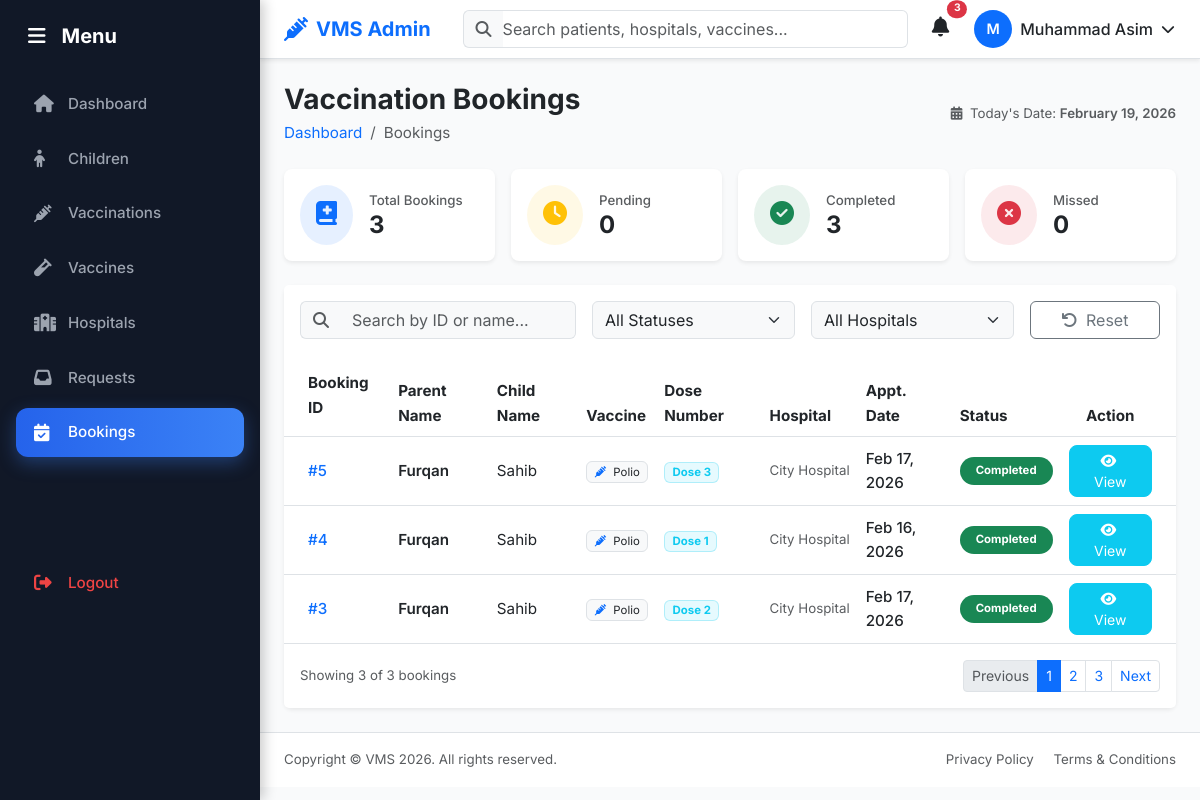
/admin/bookings/booking_details.php (signed in), run on the app's committed database.
### tables this page shows
CREATE TABLE `vaccination_schedule` (
  `id` int(11) NOT NULL,
  `child_id` int(11) NOT NULL,
  `vaccine_id` int(11) NOT NULL,
  `hospital_id` int(11) DEFAULT NULL,
  `scheduled_date` datetime NOT NULL,
  `dose_number` int(11) NOT NULL,
  `status` enum('pending','vaccinated','missed') NOT NULL DEFAULT 'pending',
  `created_at` timestamp NOT NULL DEFAULT current_timestamp()
);

CREATE TABLE `users` (
  `id` int(11) NOT NULL,
  `name` varchar(100) NOT NULL,
  `email` varchar(100) NOT NULL,
  `password` varchar(255) NOT NULL,
  `role` enum('admin','parent','hospital') NOT NULL,
  `status` enum('active','inactive') NOT NULL DEFAULT 'active',
  `created_at` timestamp NOT NULL DEFAULT current_timestamp()
);

CREATE TABLE `children` (
  `id` int(11) NOT NULL,
  `parent_id` int(11) NOT NULL,
  `name` varchar(100) NOT NULL,
  `date_of_birth` date NOT NULL,
  `gender` enum('Male','Female','Other') NOT NULL,
  `blood_group` varchar(5) DEFAULT NULL,
  `created_at` timestamp NOT NULL DEFAULT current_timestamp()
);

CREATE TABLE `vaccines` (
  `id` int(11) NOT NULL,
  `vaccine_name` varchar(100) NOT NULL,
  `total_dose` int(11) NOT NULL,
  `target_age_group` varchar(100) NOT NULL,
  `description` text DEFAULT NULL,
  `availability_status` enum('available','unavailable') NOT NULL DEFAULT 'available',
  `created_at` timestamp NOT NULL DEFAULT current_timestamp()
);

CREATE TABLE `hospitals` (
  `id` int(11) NOT NULL,
  `user_id` int(11) NOT NULL,
  `hospital_name` varchar(150) NOT NULL,
  `registration_no` varchar(50) NOT NULL,
  `phone` varchar(20) NOT NULL,
  `address` text NOT NULL,
  `status` enum('approved','pending','rejected') NOT NULL DEFAULT 'pending',
  `created_at` timestamp NOT NULL DEFAULT current_timestamp()
);

### admin/bookings/booking_details.php (the view, shortened to what this page needs)
<?php
include '../../config/db.php';
include '../includes/header.php';
include '../includes/sidebar.php';
$stmt_stats = $conn->prepare("SELECT
        COUNT(*) AS total_bookings,
        SUM(CASE WHEN status = 'pending' THEN 1 ELSE 0 END) AS total_pending,
        SUM(CASE WHEN status = 'vaccinated' THEN 1 ELSE 0 END) AS total_completed,
        SUM(CASE WHEN status = 'missed' THEN 1 ELSE 0 END) AS total_missed
    FROM
        vaccination_schedule
");
$stmt_stats->execute();
$stats = $stmt_stats->get_result()->fetch_assoc();
$stmt_bookings = $conn->prepare("SELECT
        vs.id,
        u.name AS parent_name,
        c.name AS child_name,
        v.vaccine_name,
        vs.dose_number,
        h.hospital_name,
        vs.scheduled_date AS appointment_date,
        vs.status,
        vs.created_at
    FROM
        vaccination_schedule AS vs
    JOIN
        children AS c ON vs.child_id = c.id
    JOIN
        users AS u ON c.parent_id = u.id
    JOIN
        vaccines AS v ON vs.vaccine_id = v.id
    LEFT JOIN
        hospitals AS h ON vs.hospital_id = h.id
    ORDER BY
        vs.created_at DESC
");
$stmt_bookings->execute();
$bookings = $stmt_bookings->get_result();
function getStatusBadgeClass($status) {
    switch (strtolower($status)) {
        case 'vaccinated': return 'bg-success';
    }
}
?>
<div class="main-content p-4">
    <div class="row align-items-center mb-4">
        <div class="col-md-6 text-start">
            <h3 class="fw-bold text-dark mb-1">Vaccination Bookings</h3>
            <nav aria-label="breadcrumb">
                <ol class="breadcrumb mb-0">
                    <li class="breadcrumb-item"><a href="../dashboard.php" class="text-decoration-none text-primary">Dashboard</a></li>
                    <li class="breadcrumb-item active" aria-current="page">Bookings</li>
                </ol>
            </nav>
        </div>
        <div class="col-md-6 text-md-end mt-3 mt-md-0">
            <div class="text-muted small">
                <i class="fas fa-calendar-alt me-1"></i>
                Today's Date: <span class="fw-semibold"><?php echo date('F d, Y'); ?></span>
            </div>
        </div>
    </div>
    <div class="row g-3 mb-4">
        <div class="col-md-3">
            <div class="card border-0 shadow-sm rounded-3">
                <div class="card-body p-3">
                    <div class="d-flex align-items-center">
                        <div class="flex-shrink-0 bg-primary bg-opacity-10 text-primary p-3 rounded-circle me-3">
                            <i class="fas fa-book-medical fs-4"></i>
                        </div>
                        <div>
                            <p class="text-muted mb-0 small fw-medium">Total Bookings</p>
                            <h4 class="fw-bold mb-0"><?php echo number_format($stats['total_bookings'] ?? 0); ?></h4>
                        </div>
                    </div>
                </div>
            </div>
        </div>
        <div class="col-md-3">
            <div class="card border-0 shadow-sm rounded-3">
                <div class="card-body p-3">
                    <div class="d-flex align-items-center">
                        <div class="flex-shrink-0 bg-warning bg-opacity-10 text-warning p-3 rounded-circle me-3">
                            <i class="fas fa-clock fs-4"></i>
                        </div>
                        <div>
                            <p class="text-muted mb-0 small fw-medium">Pending</p>
                            <h4 class="fw-bold mb-0"><?php echo number_format($stats['total_pending'] ?? 0); ?></h4>
                        </div>
                    </div>
                </div>
            </div>
        </div>
        <div class="col-md-3">
            <div class="card border-0 shadow-sm rounded-3">
                <div class="card-body p-3">
                    <div class="d-flex align-items-center">
                        <div class="flex-shrink-0 bg-success bg-opacity-10 text-success p-3 rounded-circle me-3">
                            <i class="fas fa-check-circle fs-4"></i>
                        </div>
                        <div>
                            <p class="text-muted mb-0 small fw-medium">Completed</p>
                            <h4 class="fw-bold mb-0"><?php echo number_format($stats['total_completed'] ?? 0); ?></h4>
                        </div>
                    </div>
                </div>
            </div>
        </div>
        <div class="col-md-3">
            <div class="card border-0 shadow-sm rounded-3">
                <div class="card-body p-3">
                    <div class="d-flex align-items-center">
                        <div class="flex-shrink-0 bg-danger bg-opacity-10 text-danger p-3 rounded-circle me-3">
                            <i class="fas fa-times-circle fs-4"></i>
                        </div>
                        <div>
                            <p class="text-muted mb-0 small fw-medium">Missed</p>
                            <h4 class="fw-bold mb-0"><?php echo number_format($stats['total_missed'] ?? 0); ?></h4>
                        </div>
                    </div>
                </div>
            </div>
        </div>
    </div>
    <div class="card border-0 shadow-sm rounded-3">
        <div class="card-header bg-white py-3 border-0">
            <div class="row align-items-center g-3">
                <div class="col-md-4">
                    <div class="input-group">
                        <span class="input-group-text bg-light border-end-0">
                            <i class="fas fa-search text-muted"></i>
                        </span>
                        <input type="text" class="form-control bg-light border-start-0" id="bookingSearch" placeholder="Search by ID or name...">
                    </div>
                </div>
                <div class="col-md-3">
                    <select class="form-select bg-light" id="statusFilter">
                        <option value="">All Statuses</option>
                    </select>
                </div>
                <div class="col-md-3">
                    <select class="form-select bg-light" id="hospitalFilter">
                        <option value="">All Hospitals</option>
                    </select>
                </div>
                <div class="col-md-2 text-md-end">
                    <button type="button" class="btn btn-outline-secondary w-100" id="resetBtn">
                        <i class="fas fa-undo me-1"></i> Reset
                    </button>
                </div>
            </div>
        </div>
        <div class="card-body p-0">
            <div class="table-responsive">
                <table class="table table-hover align-middle mb-0" id="bookingsTable">
                    <thead class="bg-light text-dark">
                        <tr>
                            <th class="ps-4 py-3">Booking ID</th>
                            <th>Parent Name</th>
                            <th>Child Name</th>
                            <th>Vaccine</th>
                            <th>Dose Number</th>
                            <th>Hospital</th>
                            <th>Appt. Date</th>
                            <th>Status</th>
                            <th class="text-center pe-4">Action</th>
                        </tr>
                    </thead>
                    <tbody>
                        <?php if ($bookings->num_rows > 0): ?>
                        <?php while ($booking = $bookings->fetch_assoc()): ?>
                        <?php
                            $display_status = ucfirst($booking['status']);
                            $badge_class = getStatusBadgeClass($booking['status']);
                            if (strtolower($booking['status']) === 'vaccinated') {
                                $display_status = 'Completed';
                            }
                        ?>
                        <tr class="booking-row"
                            data-status="<?php echo strtolower($booking['status']); ?>"
                            data-hospital="<?php echo htmlspecialchars($booking['hospital_name']); ?>">
                            <td class="ps-4 fw-medium text-primary">#<?php echo $booking['id']; ?></td>
                            <td>
                                <div class="fw-semibold"><?php echo htmlspecialchars($booking['parent_name']); ?></div>
                            </td>
                            <td><?php echo htmlspecialchars($booking['child_name']); ?></td>
                            <td>
                                <span class="badge bg-light text-dark border fw-normal">
                                    <i class="fas fa-syringe me-1 text-primary"></i>
                                    <?php echo htmlspecialchars($booking['vaccine_name']); ?>
                                </span>
                            </td>
                            <td>
                                <span class="badge bg-info bg-opacity-10 text-info border border-info border-opacity-25">Dose <?php echo $booking['dose_number']; ?></span>
                            </td>
                            <td>
                                <div class="small text-muted text-truncate" style="max-width: 150px;">
                                    <?php echo htmlspecialchars($booking['hospital_name']); ?>
                                </div>
                            </td>
                            <td>
                                <div class="fw-medium"><?php echo date('M d, Y', strtotime($booking['appointment_date'])); ?></div>
                            </td>
                            <td>
                                <span class="badge <?php echo $badge_class; ?> rounded-pill px-3 py-2">
                                    <?php echo $display_status; ?>
                                </span>
                            </td>
                            <td class="text-center pe-4">
                                <button class="btn btn-sm btn-info text-white rounded-3 px-3 shadow-none view-booking-btn"
                                        title="View Details"
                                        data-bs-toggle="modal"
                                        data-bs-target="#viewBookingModal"
                                        data-id="#<?php echo $booking['id']; ?>"
                                        data-parent="<?php echo htmlspecialchars($booking['parent_name']); ?>"
                                        data-child="<?php echo htmlspecialchars($booking['child_name']); ?>"
                                        data-vaccine="<?php echo htmlspecialchars($booking['vaccine_name']); ?>"
                                        data-hospital="<?php echo htmlspecialchars($booking['hospital_name']); ?>"
                                        data-date="<?php echo date('M d, Y', strtotime($booking['appointment_date'])); ?>"
                                        data-status="<?php echo $display_status; ?>"
                                        data-created="<?php echo date('M d, Y', strtotime($booking['created_at'])); ?>"
                                        data-dose="<?php echo $booking['dose_number']; ?>">
                                    <i class="fas fa-eye me-1"></i> View
                                </button>
                            </td>
                        </tr>
                        <?php endwhile; ?>
                        <?php else: ?>
                            <tr>
                                <td colspan="9" class="text-center py-4 text-muted">No bookings found.</td>
                            </tr>
                        <?php endif; ?>
                    </tbody>
                </table>
            </div>
        </div>
        <div class="card-footer bg-white py-3 border-0">
            <div class="d-flex flex-column flex-md-row justify-content-between align-items-center">
                <p class="text-muted small mb-0 mb-md-0">Showing <?php echo $bookings->num_rows; ?> of <?php echo $stats['total_bookings'] ?? 0; ?> bookings</p>
                <nav aria-label="Page navigation">
                    <ul class="pagination pagination-sm mb-0">
                        <li class="page-item disabled">
                            <a class="page-link" href="#" tabindex="-1" aria-disabled="true">Previous</a>
                        </li>
                        <li class="page-item active"><a class="page-link" href="#">1</a></li>
                        <li class="page-item"><a class="page-link" href="#">2</a></li>
                        <li class="page-item"><a class="page-link" href="#">3</a></li>
                        <li class="page-item">
                            <a class="page-link" href="#">Next</a>
                        </li>
                    </ul>
                </nav>
            </div>
        </div>
    </div>
</div>
<?php include '../includes/footer.php'; ?>

### assets/css/admin.css (style rules this page uses)
:root { --primary-500: #3b82f6; --primary-600: #2563eb; --primary-700: #1d4ed8; --success-500: #22c55e; --warning-500: #f59e0b; --danger-500: #ef4444; --gray-50: #f9fafb; --gray-100: #f3f4f6; --gray-200: #e5e7eb; --gray-400: #9ca3af; --gray-700: #374151; --gray-800: #1f2937; --gray-900: #111827; --transition-fast: 150ms ease; --transition-base: 300ms ease; }
body { font-family: 'Inter', sans-serif; font-size: 0.95rem; line-height: 1.6; color: var(--gray-800); background-color: var(--gray-50); }
@media (min-width: 992px) { body { padding-left: 260px; } }

### data on the page
vaccination_schedule: id "5", users.name "Furqan", child.name "Sahib", vaccine.vaccine_name "Polio", dose_number "3", hospital.hospital_name "City Hospital", scheduled_date "Feb 17, 2026", status "Completed"
vaccination_schedule: id "4", users.name "Furqan", child.name "Sahib", vaccine.vaccine_name "Polio", dose_number "1", hospital.hospital_name "City Hospital", scheduled_date "Feb 16, 2026", status "Completed"
vaccination_schedule: id "3", users.name "Furqan", child.name "Sahib", vaccine.vaccine_name "Polio", dose_number "2", hospital.hospital_name "City Hospital", scheduled_date "Feb 17, 2026", status "Completed"

### other printed values
substr($adminName, 0, 1) "M"
$adminName "Muhammad Asim"
$stats['total_bookings'] "3"
$stats['total_pending'] "0"
$stats['total_completed'] "3"
$stats['total_missed'] "0"
$bookings->num_rows "3"
